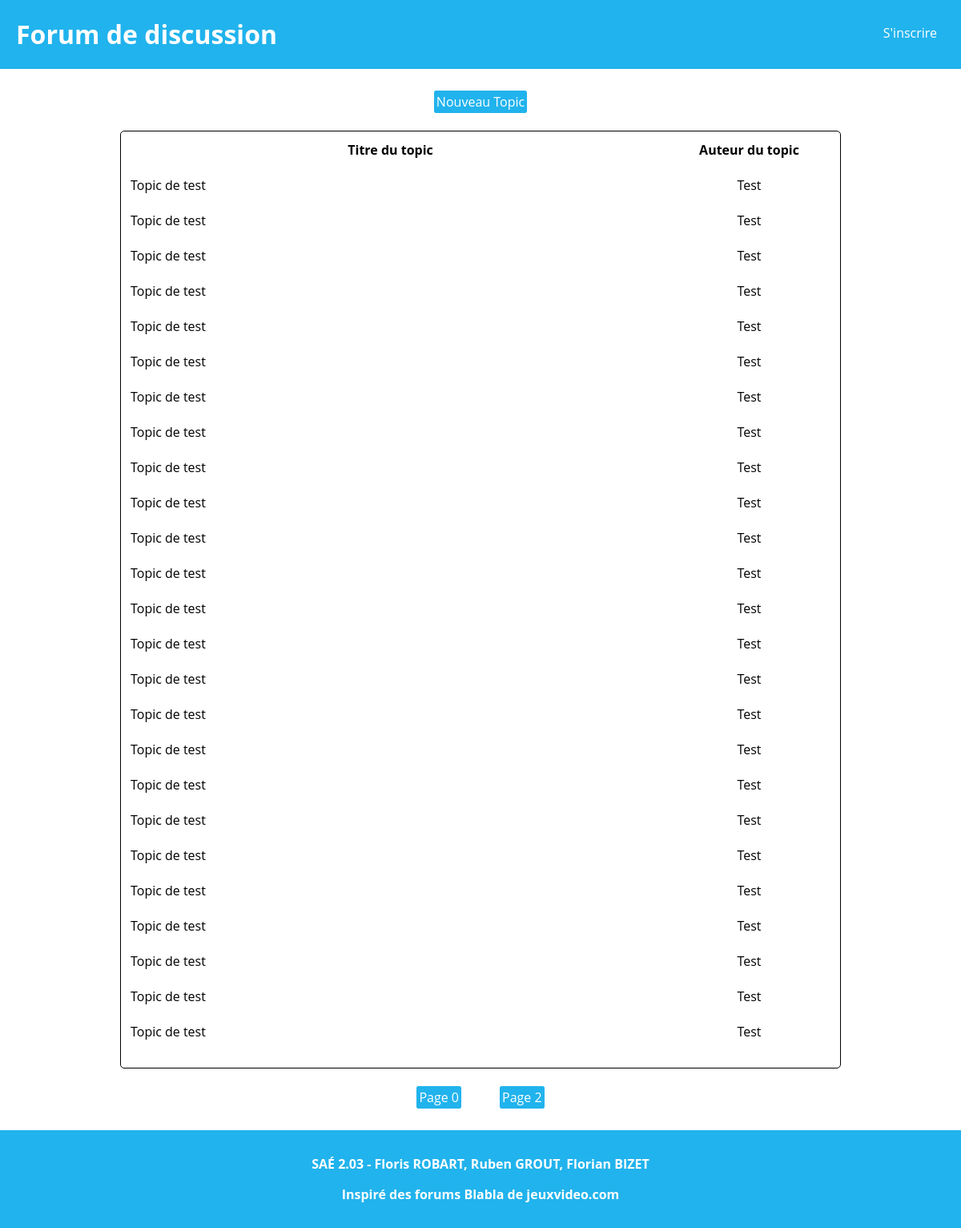
The page / on the database its author committed.
### tables this page shows
CREATE TABLE Topic (
    idTopic INT PRIMARY KEY NOT NULL AUTO_INCREMENT,
    titre   VARCHAR(200),
    contenu TEXT,
    idUser  INT REFERENCES Users(idUser)
);

CREATE TABLE Users (
    idUser INT  PRIMARY KEY NOT NULL AUTO_INCREMENT,
    pseudo  VARCHAR(60),
    hashMdp VARCHAR(255),
    UNIQUE(pseudo)
);

### html/index.php (the view, shortened to what this page needs)
<!DOCTYPE html>
<?php
$dbuser = 'review_site';
$dbpass = 'JxSLRkdutW';
$conn = new mysqli("localhost", $dbuser, $dbpass, "forum");
$page = $_GET["page"];
$topicCount = 25;
if ($page == null) {$page = 1;}
$query = "SELECT t.*, u.pseudo FROM Topic t JOIN Users u ON t.idUser = u.idUser ORDER BY idTopic DESC LIMIT " . ($topicCount*($page-1)) . "," . ($topicCount*$page) . ";";
$queryResult = $conn->query($query);
?>
<html>
	<head>
		<link rel="stylesheet" href="style.css"/>
	</head>
	<body>
		<header>
			<h1>Forum de discussion</h1>
			<a href="inscription.html">S'inscrire</a>
		</header>
		<main>
			<a href="ecrireTopic.html">Nouveau Topic</a>
			<table>
				<tr>
					<th>Titre du topic</th>
					<th>Auteur du topic</th>
				</tr>
				<?php
					do {
						$resultArray = $queryResult->fetch_array();
						echo "<tr>";
						echo "	<td class='topicTitle'><a href=\"topic.php?topicid=". $resultArray["idTopic"] .  "\">" . $resultArray["titre"] . "</a></td>";
						echo "	<td>" . $resultArray["pseudo"] . "</td>";
						echo "</tr>";
					} while ($resultArray);
				?>
			</table>
			<?php
				echo "<a href='index.php?page=" . ($page-1) . "'>Page " . ($page-1) . "</a>";
				echo "<a href='index.php?page=" . ($page+1) . "'>Page " . ($page+1) . "</a>";
			?>
		</main>
		<footer>
			<p>SAÉ 2.03 - Floris ROBART, Ruben GROUT, Florian BIZET</p>
			<p>Inspiré des forums Blabla de jeuxvideo.com</p>
		</footer>
	</body>
</html>

### html/style.css (style rules this page uses)
html, body { font-family: "Open Sans"; margin: 0; padding: 0; }
header { color: white; background-color: #21b3ed; width: 100%; margin-bottom: 2.5%; }
header h1 { display: inline-block; margin-left: 20px; }
header a { text-decoration: none; color: white; float: right; padding: 30px; }
main { text-align: center; }
main > a, main > a:visited { background-color: #21b3ed; color: white; padding: 2px; border: solid #21b3ed 1px; border-radius: 3px; text-decoration: none; margin: 2%; }
table { margin-left: auto; margin-right: auto; width: 75%; border: solid black 1px; border-radius: 5px; margin-top: 25px; margin-bottom: 25px; }
.topicTitle { width : 75%; text-align: left; }
th, td { padding: 10px; }
td a { color: black; text-decoration: none; }
footer { color: white; background-color: #21b3ed; width: 100%; margin-top: 2.5%; text-align: center; font-weight: bold; padding-top: 1.25%; padding-bottom: 1.25%; }

### rows shown on the page
topic: titre "Topic de test", idUser.pseudo "Test"
topic: titre "Topic de test", idUser.pseudo "Test"
topic: titre "Topic de test", idUser.pseudo "Test"
topic: titre "Topic de test", idUser.pseudo "Test"
topic: titre "Topic de test", idUser.pseudo "Test"
topic: titre "Topic de test", idUser.pseudo "Test"
topic: titre "Topic de test", idUser.pseudo "Test"
topic: titre "Topic de test", idUser.pseudo "Test"
topic: titre "Topic de test", idUser.pseudo "Test"
topic: titre "Topic de test", idUser.pseudo "Test"
topic: titre "Topic de test", idUser.pseudo "Test"
topic: titre "Topic de test", idUser.pseudo "Test"
topic: titre "Topic de test", idUser.pseudo "Test"
topic: titre "Topic de test", idUser.pseudo "Test"
topic: titre "Topic de test", idUser.pseudo "Test"
topic: titre "Topic de test", idUser.pseudo "Test"
topic: titre "Topic de test", idUser.pseudo "Test"
topic: titre "Topic de test", idUser.pseudo "Test"
topic: titre "Topic de test", idUser.pseudo "Test"
topic: titre "Topic de test", idUser.pseudo "Test"
topic: titre "Topic de test", idUser.pseudo "Test"
topic: titre "Topic de test", idUser.pseudo "Test"
topic: titre "Topic de test", idUser.pseudo "Test"
topic: titre "Topic de test", idUser.pseudo "Test"
topic: titre "Topic de test", idUser.pseudo "Test"

### other values the page prints
$page-1 "0"
$page+1 "2"
